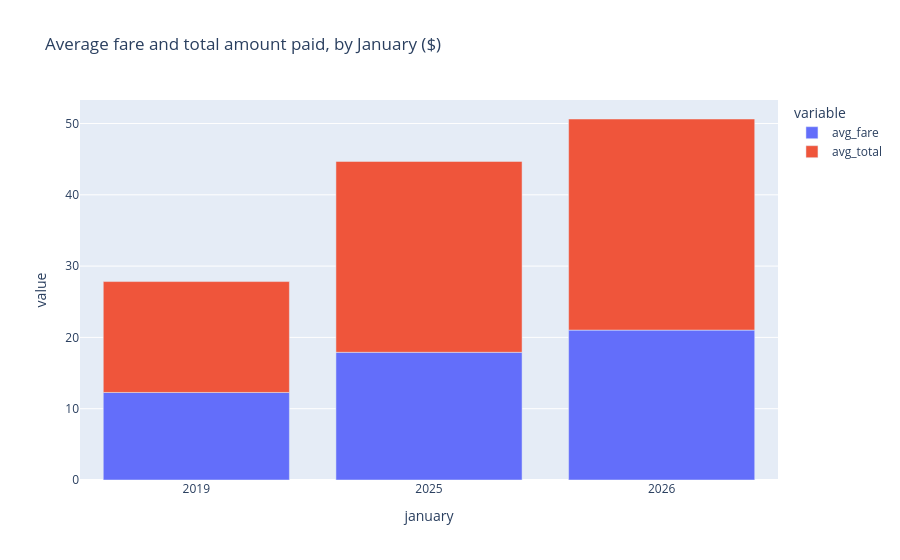

Notebook source saved alongside this figure:
### Code cell
# 5. Average fare, January 2019 vs the recent Januaries
df_compare.withColumn("january", F.col("january").cast("string")).plot.bar(
    x="january", y=["avg_fare", "avg_total"], title="Average fare and total amount paid, by January ($)")

### Figure 1 — Plotly figure (JSON) as saved in the notebook; plotly's stock layout.template omitted (floating-point values rounded to 4 significant figures)
{"data": [{"hovertemplate": "variable=avg_fare<br>january=%{x}<br>value=%{y}<extra></extra>", "legendgroup": "avg_fare", "marker": {"color": "#636efa", "pattern": {"shape": ""}}, "name": "avg_fare", "orientation": "v", "showlegend": true, "textposition": "auto", "type": "bar", "x": ["2019", "2025", "2026"], "xaxis": "x", "y": [12.28, 17.91, 21.02], "yaxis": "y"}, {"hovertemplate": "variable=avg_total<br>january=%{x}<br>value=%{y}<extra></extra>", "legendgroup": "avg_total", "marker": {"color": "#EF553B", "pattern": {"shape": ""}}, "name": "avg_total", "orientation": "v", "showlegend": true, "textposition": "auto", "type": "bar", "x": ["2019", "2025", "2026"], "xaxis": "x", "y": [15.55, 26.77, 29.61], "yaxis": "y"}], "layout": {"barmode": "relative", "legend": {"title": {"text": "variable"}, "tracegroupgap": 0}, "title": {"text": "Average fare and total amount paid, by January ($)"}, "xaxis": {"anchor": "y", "domain": [0.0, 1.0], "title": {"text": "january"}}, "yaxis": {"anchor": "x", "domain": [0.0, 1.0], "title": {"text": "value"}}}}
